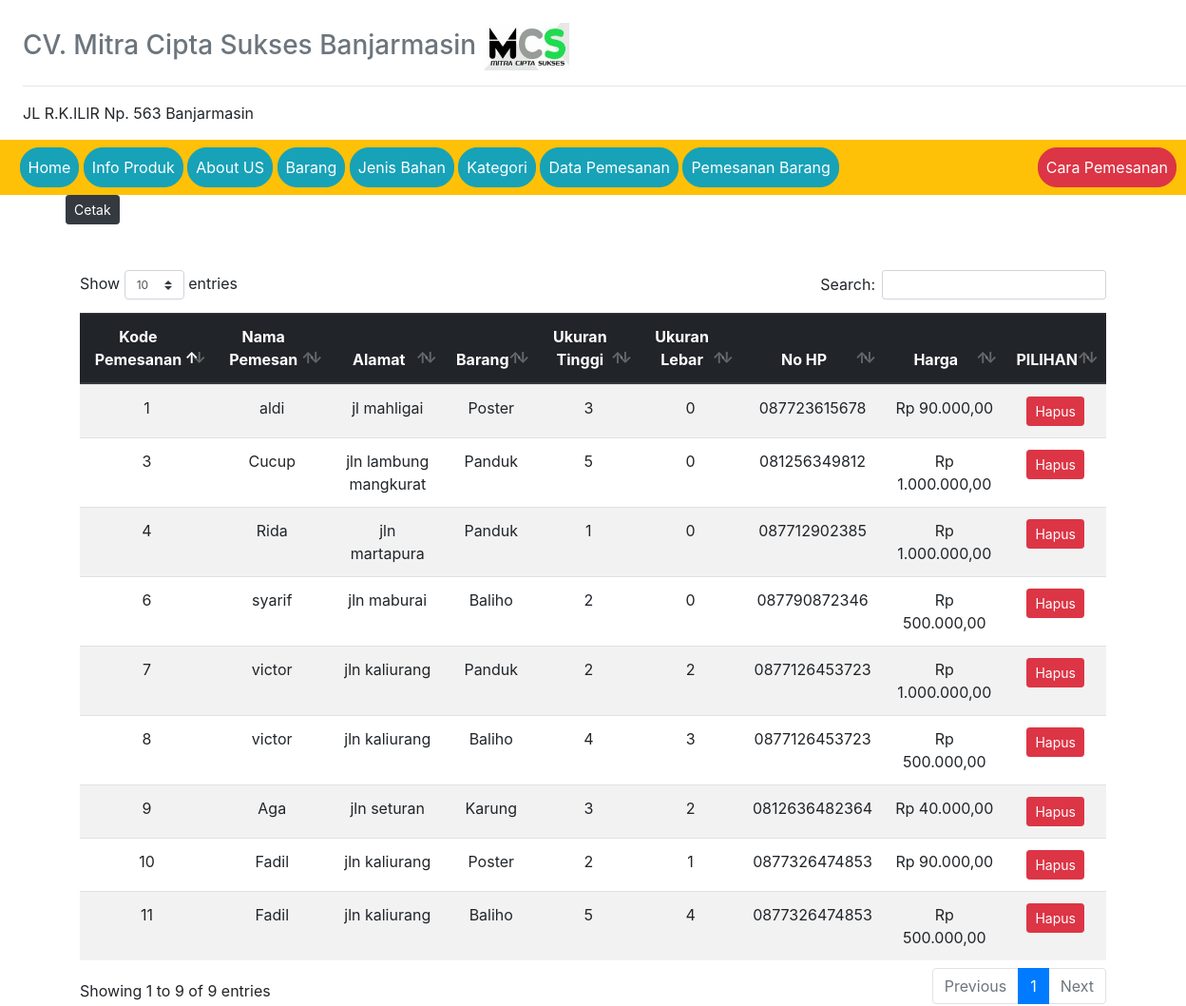
/?view=data-pemesanan (signed in), run on the app's committed database.
### tables this page shows
CREATE TABLE `pemesanan` (
  `kode_pemesanan` int(50) NOT NULL,
  `nama_pemesan` varchar(50) NOT NULL,
  `alamat` varchar(255) NOT NULL,
  `barang` int(50) NOT NULL,
  `ukuran_tinggi` int(10) NOT NULL,
  `ukuran_lebar` int(20) NOT NULL,
  `no_hp` varchar(15) NOT NULL,
  `tgl_pemesanan` date NOT NULL
);

CREATE TABLE `nama_barang` (
  `kode_barang` int(50) NOT NULL,
  `nama_barang` varchar(50) NOT NULL,
  `type_barang` varchar(50) NOT NULL,
  `kategori` int(50) NOT NULL,
  `harga` int(50) NOT NULL
);

### models/admin.php (called while the page is built, shortened)
<?php
class Admin
{
  private $mysqli;
  function __construct($mysqli)
  {
    $this->mysqli = $mysqli;
  }
  public function showPemesanan()
  {
    $db = $this->mysqli->conn;
    $sql = " SELECT * FROM pemesanan
          INNER JOIN nama_barang ON nama_barang.kode_barang = pemesanan.barang";
    $query = $db->query($sql);
    return $query;
  }
}
?>

### view/data-pemesanan.php (the view)
<div class="btn-group">
  <a href="view/laporan/laporan-pemesanan.php" class="btn btn-sm btn-dark">Cetak</a>
</div>
<div class="container mt-5">
<div class="daftar-table table-responsive">
  <table class="table table-striped text-center" id="table">
    <thead class="thead-dark">
      <tr>
        <th>Kode Pemesanan</th>
        <th>Nama Pemesan</th>
        <th>Alamat </th>
        <th>Barang </th>
        <th>Ukuran Tinggi</th>
        <th>Ukuran Lebar</th>
        <th>No HP </th>
        <th>Harga</th>
        <th>PILIHAN</th>
      </tr>
    </thead>
    <tbody>
      <?php
      $data = $objAdmin->showPemesanan();
      while ($a = $data->fetch_object()) {
      ?>
      <tr>
        <td><?=$a->kode_pemesanan ?></td>
        <td><?=$a->nama_pemesan ?></td>
        <td><?=$a->alamat ?></td>
        <td><?=$a->nama_barang ?></td>
        <td><?=$a->ukuran_tinggi ?></td>
        <td><?=$a->ukuran_lebar ?></td>
        <td><?=$a->no_hp ?></td>
        <td>
          <?php $rp = "Rp " . number_format($a->harga,2,',','.'); echo $rp; ?>
        </td>
        <td>
          <div class="btn-group">
            <a href="?view=hapus-pemesanan&id-pesan=<?=$a->kode_pemesanan ?>" onclick="return confirm('Hapus data ?')" class="btn btn-sm btn-danger">Hapus</a>
          </div>
        </td>
      </tr>
    <?php } ?>
    </tbody>
  </table>
</div>
</div>

### data on the page
pemesanan: kode_pemesanan "1", nama_pemesan "aldi", alamat "jl mahligai", nama_barang.nama_barang "Poster", ukuran_tinggi "3", ukuran_lebar "0", no_hp "087723615678", nama_barang.harga "Rp 90.000,00"
pemesanan: kode_pemesanan "3", nama_pemesan "Cucup", alamat "jln lambung mangkurat", nama_barang.nama_barang "Panduk", ukuran_tinggi "5", ukuran_lebar "0", no_hp "081256349812", nama_barang.harga "Rp 1.000.000,00"
pemesanan: kode_pemesanan "4", nama_pemesan "Rida", alamat "jln martapura", nama_barang.nama_barang "Panduk", ukuran_tinggi "1", ukuran_lebar "0", no_hp "087712902385", nama_barang.harga "Rp 1.000.000,00"
pemesanan: kode_pemesanan "6", nama_pemesan "syarif", alamat "jln maburai", nama_barang.nama_barang "Baliho", ukuran_tinggi "2", ukuran_lebar "0", no_hp "087790872346", nama_barang.harga "Rp 500.000,00"
pemesanan: kode_pemesanan "7", nama_pemesan "victor", alamat "jln kaliurang", nama_barang.nama_barang "Panduk", ukuran_tinggi "2", ukuran_lebar "2", no_hp "0877126453723", nama_barang.harga "Rp 1.000.000,00"
pemesanan: kode_pemesanan "8", nama_pemesan "victor", alamat "jln kaliurang", nama_barang.nama_barang "Baliho", ukuran_tinggi "4", ukuran_lebar "3", no_hp "0877126453723", nama_barang.harga "Rp 500.000,00"
pemesanan: kode_pemesanan "9", nama_pemesan "Aga", alamat "jln seturan", nama_barang.nama_barang "Karung", ukuran_tinggi "3", ukuran_lebar "2", no_hp "0812636482364", nama_barang.harga "Rp 40.000,00"
pemesanan: kode_pemesanan "10", nama_pemesan "Fadil", alamat "jln kaliurang", nama_barang.nama_barang "Poster", ukuran_tinggi "2", ukuran_lebar "1", no_hp "0877326474853", nama_barang.harga "Rp 90.000,00"
pemesanan: kode_pemesanan "11", nama_pemesan "Fadil", alamat "jln kaliurang", nama_barang.nama_barang "Baliho", ukuran_tinggi "5", ukuran_lebar "4", no_hp "0877326474853", nama_barang.harga "Rp 500.000,00"
